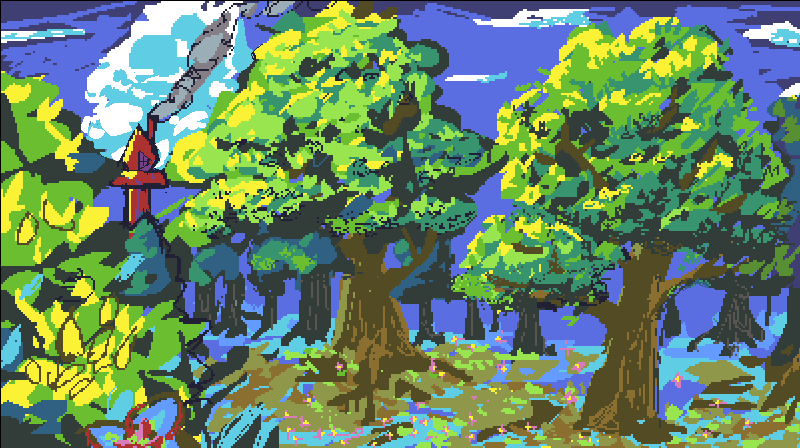

Rendered tile map (Tiled .tmx) drawn with the repository's tilesets; below, a short description and the map source with its tile grids summarised:
An orthogonal 25x14 tile map with 32x32 px tiles, 4 tile layers (start, collisions, floor1, f), 8 hidden layers not drawn, 11 tilesets and 4 objects (3x area, clockPopup).

<map version="1.10" tiledversion="1.11.2" orientation="orthogonal" renderorder="right-down" width="25" height="14" tilewidth="32" tileheight="32" infinite="0" nextlayerid="64" nextobjectid="20">
 <properties>
  <property name="mapCopyright">Credits: WorkAdventure (https://WorkAdventu.re) 
License: CC-BY-SA 3.0 (http://creativecommons.org/licenses/by-sa/3.0/)</property>
  <property name="mapDescription" value="A perfect virtual office to get started with WorkAdventure!" />
  <property name="mapImage" value="office.png" />
  <property name="mapName" value="Office" />
  <property name="script" value="src/main.ts" />
 </properties>
 <tileset firstgid="1" name="WA_Special_Zones" tilewidth="32" tileheight="32" tilecount="12" columns="6">
  <image source="WA_Special_Zones.png" width="192" height="64" />
  <tile id="2">
   <properties>
    <property name="collides" type="bool" value="true" />
   </properties>
  </tile>
 </tileset>
 <tileset firstgid="13" name="WA_Decoration" tilewidth="32" tileheight="32" tilecount="96" columns="12">
  <image source="WA_Decoration.png" width="384" height="256" />
 </tileset>
 <tileset firstgid="109" name="WA_Miscellaneous" tilewidth="32" tileheight="32" tilecount="110" columns="10">
  <image source="WA_Miscellaneous.png" width="320" height="352" />
 </tileset>
 <tileset firstgid="219" name="WA_Other_Furniture" tilewidth="32" tileheight="32" tilecount="156" columns="12">
  <image source="WA_Other_Furniture.png" width="384" height="416" />
 </tileset>
 <tileset firstgid="375" name="WA_Room_Builder" tilewidth="32" tileheight="32" tilecount="1000" columns="25">
  <image source="WA_Room_Builder.png" width="800" height="1280" />
 </tileset>
 <tileset firstgid="1375" name="WA_Seats" tilewidth="32" tileheight="32" tilecount="182" columns="13">
  <image source="WA_Seats.png" width="416" height="448" />
 </tileset>
 <tileset firstgid="1557" name="WA_Tables" tilewidth="32" tileheight="32" tilecount="270" columns="10">
  <image source="WA_Tables.png" width="320" height="864" />
 </tileset>
 <tileset firstgid="1827" name="WA_Logo_Long" tilewidth="32" tileheight="32" tilecount="6" columns="6">
  <image source="WA_Logo_Long.png" width="192" height="32" />
 </tileset>
 <tileset firstgid="1833" name="WA_Exterior" tilewidth="32" tileheight="32" tilecount="850" columns="25">
  <image source="WA_Exterior.png" width="800" height="1088" />
 </tileset>
 <tileset firstgid="2683" name="WA_User_Interface" tilewidth="32" tileheight="32" tilecount="273" columns="13">
  <image source="WA_User_Interface.png" width="416" height="672" />
 </tileset>
 <tileset firstgid="2956" name="tree" tilewidth="32" tileheight="32" tilecount="350" columns="25">
  <image source="tree.png" width="801" height="450" />
 </tileset>
 <layer id="6" name="start" width="25" height="14">
  <data>[350 cells, 0 non-empty, 0 distinct tile ids]</data>
 </layer>
 <layer id="7" name="collisions" width="25" height="14">
  <data>[350 cells, 295 non-empty, 2 distinct tile ids]</data>
 </layer>
 <group id="55" name="floor">
  <layer id="4" name="floor1" width="25" height="14">
   <data>[350 cells, 350 non-empty, 343 distinct tile ids]</data>
  </layer>
  <layer id="63" name="f" width="25" height="14">
   <data>[350 cells, 350 non-empty, 350 distinct tile ids]</data>
  </layer>
  <layer id="57" name="floor2" width="25" height="14" visible="0">
   <data>[350 cells, 25 non-empty, 9 distinct tile ids]</data>
  </layer>
 </group>
 <group id="54" name="walls" visible="0">
  <layer id="9" name="walls1" width="25" height="14">
   <data>[350 cells, 97 non-empty, 10 distinct tile ids]</data>
  </layer>
  <layer id="56" name="walls2" width="25" height="14">
   <data>[350 cells, 11 non-empty, 9 distinct tile ids]</data>
  </layer>
 </group>
 <group id="52" name="furniture" visible="0">
  <layer id="44" name="furniture1" width="25" height="14">
   <data>[350 cells, 12 non-empty, 6 distinct tile ids]</data>
  </layer>
  <layer id="1" name="furniture2" width="25" height="14">
   <data>[350 cells, 85 non-empty, 43 distinct tile ids]</data>
  </layer>
  <layer id="33" name="furniture3" width="25" height="14">
   <data>[350 cells, 37 non-empty, 22 distinct tile ids]</data>
  </layer>
 </group>
 <objectgroup id="2" name="floorLayer" visible="0">
  <object id="12" name="clockPopup" x="483.919" y="14.0269" width="93.7162" height="61.6673" />
  <object id="13" name="jitsiChillZone" type="area" x="32" y="96" width="192" height="128">
   <properties>
    <property name="focusable" type="bool" value="true" />
    <property name="jitsiRoom" value="ChillZone" />
    <property name="jitsiTrigger" value="onaction" />
    <property name="zoom_margin" type="float" value="1" />
   </properties>
  </object>
  <object id="16" name="jitsiMeetingRoom" type="area" x="768" y="224" width="192" height="224">
   <properties>
    <property name="focusable" type="bool" value="true" />
    <property name="jitsiRoom" value="MeetingRoom" />
    <property name="jitsiTrigger" value="onaction" />
    <property name="zoom_margin" type="float" value="1" />
   </properties>
  </object>
  <object id="17" name="clock" type="area" x="438.485" y="96.3333" width="50.2727" height="39.697" />
 </objectgroup>
 <group id="51" name="above" visible="0">
  <layer id="3" name="above1" width="25" height="14">
   <data>[350 cells, 21 non-empty, 15 distinct tile ids]</data>
  </layer>
  <layer id="27" name="above2" width="25" height="14">
   <data>[350 cells, 4 non-empty, 4 distinct tile ids]</data>
  </layer>
 </group>
</map>
